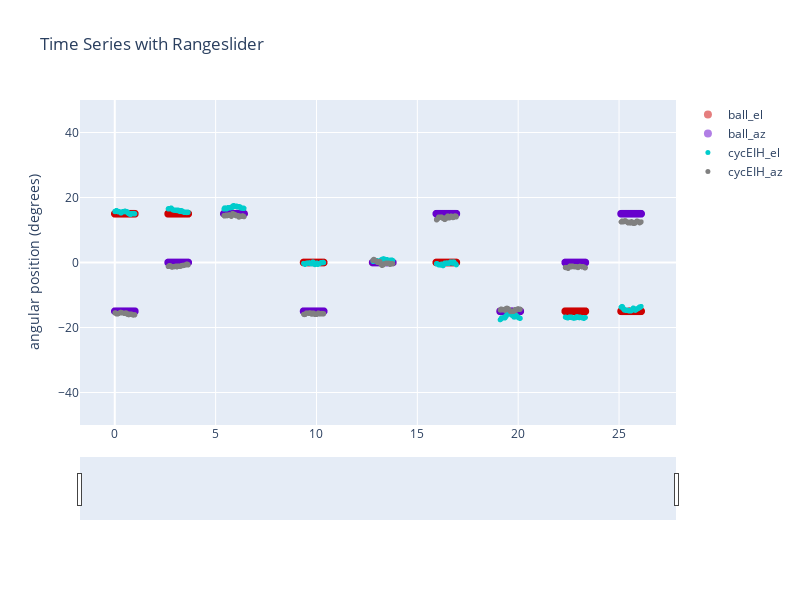

The cell this chart's notebook holds for it:
### Markdown cell above
## Plot calib assessment using local spherical (EIH)

### Code cell
# yLim = [-100,100]

yLim=[-50,50]
width=800
height=600



startTimeS = df2['worldVidTimeSec'].iloc[0]
endTimeS = df2['worldVidTimeSec'].iloc[-2]

# I googled for, "python find first larger than"
startIndex = next(idx for idx, val in enumerate(df2['worldVidTimeSec']) if val >  startTimeS)
endIndex = next(idx for idx, val in enumerate(df2['worldVidTimeSec']) if val >  endTimeS)
print('Plotting from index: ' + str(startIndex) + ' to ' + str(endIndex))

colors_idx = ['rgb(0,204,204)','rgb(128,128,128)','rgb(204,0,0)','rgb(102,0,204)']

# from plotly.subplots import make_subplots
# fig = make_subplots(rows=2, cols=1,shared_xaxes=True)

traces = []

###

bEih_el = go.Scattergl(
    x=df2['worldVidTimeSec'][startIndex:endIndex],
    y=df2['ball_el'][startIndex:endIndex],
    name = 'ball_el',
    marker_color = colors_idx[2],
    mode='markers',
    marker_size = 8,
    opacity = 0.5)

bEih_az = go.Scattergl(
    x=df2['worldVidTimeSec'][startIndex:endIndex],
    y=df2['ball_az'][startIndex:endIndex],
    name = 'ball_az',
    marker_color = colors_idx[3],
    mode='markers',
    marker_size = 8,
    opacity = 0.5)


traces.append(bEih_el)
traces.append(bEih_az)


eih_el = go.Scattergl(
    x=df2['worldVidTimeSec'][startIndex:endIndex],
    y=df2['cycEIH_el'][startIndex:endIndex],
    name = 'cycEIH_el',
    marker_color = colors_idx[0],
    mode='markers',
    marker_size = 5,
    opacity = 1)

eih_az = go.Scattergl(
    x=df2['worldVidTimeSec'][startIndex:endIndex],
    y=df2['cycEIH_az'][startIndex:endIndex],
    name = 'cycEIH_az',
    marker_color = colors_idx[1],
    mode='markers',
    marker_size = 5,
    opacity = 1)

traces.append(eih_el)
traces.append(eih_az)

layout = dict(
    dragmode= 'pan',
    title='Time Series with Rangeslider',
    width=width,
    height=height,
    yaxis=dict(range=yLim, title='angular position (degrees)'),
    xaxis=dict(
        rangeslider=dict(visible=True))
)


fig = dict(data=traces, layout=layout)

iplot(fig)

### Figure 1 — Plotly figure (JSON) as saved in the notebook; plotly's stock layout.template omitted (floating-point values rounded to 4 significant figures; data arrays with more than 128 entries replaced by an {"elided": "..."} marker saying what was removed)
{"data": [{"marker": {"color": "rgb(204,0,0)", "size": 8}, "mode": "markers", "name": "ball_el", "opacity": 0.5, "type": "scattergl", "x": {"elided": "2973 float values"}, "y": {"elided": "2973 float values"}}, {"marker": {"color": "rgb(102,0,204)", "size": 8}, "mode": "markers", "name": "ball_az", "opacity": 0.5, "type": "scattergl", "x": {"elided": "2973 float values"}, "y": {"elided": "2973 float values"}}, {"marker": {"color": "rgb(0,204,204)", "size": 5}, "mode": "markers", "name": "cycEIH_el", "opacity": 1, "type": "scattergl", "x": {"elided": "2973 float values"}, "y": {"elided": "2973 float values"}}, {"marker": {"color": "rgb(128,128,128)", "size": 5}, "mode": "markers", "name": "cycEIH_az", "opacity": 1, "type": "scattergl", "x": {"elided": "2973 float values"}, "y": {"elided": "2973 float values"}}], "layout": {"dragmode": "pan", "height": 600, "title": {"text": "Time Series with Rangeslider"}, "width": 800, "xaxis": {"rangeslider": {"visible": true}}, "yaxis": {"range": [-50, 50], "title": {"text": "angular position (degrees)"}}}}
